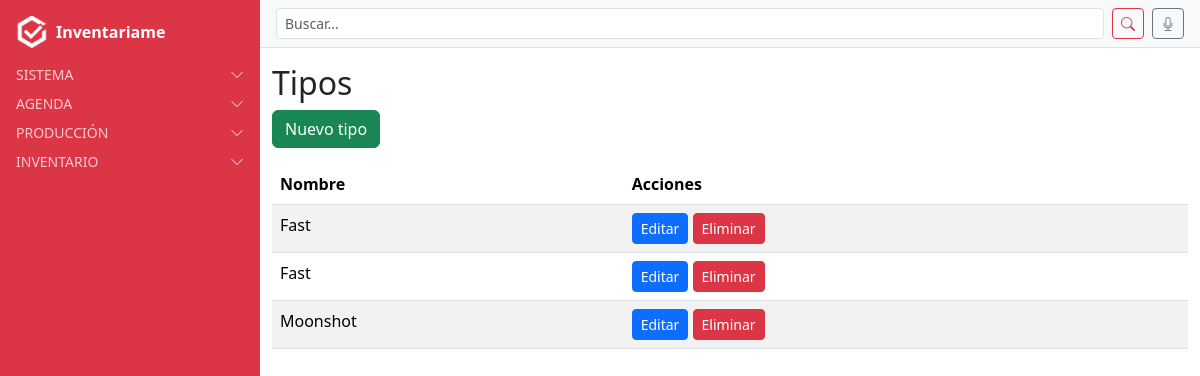
The page /referencias/tipos/ (signed in) on the database as committed earlier.
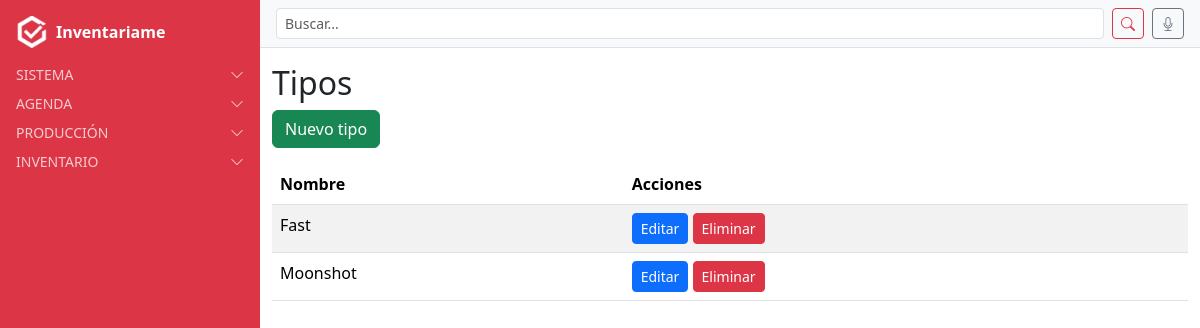
The same page on the database as committed later.
### referencias/models.py (models this page shows, shortened)
class Tipo(models.Model):
    nombre = models.CharField(max_length=50)
    class Meta:
        verbose_name = "Tipo"
        verbose_name_plural = "Tipos"

### referencias/views.py (the view)
# urls.py: path("tipos/", views.tipo_list, name="tipo_list"),
@login_required
def tipo_list(request):
    tipos = Tipo.objects.all()
    return render(request, "referencias/tipo_list.html", {"tipos": tipos})

### users/context_processors.py (called while the page is built)
def alertas_processor(request):
    if not request.user.is_authenticated:
        return {}
    ahora = timezone.now()
    proximas_con_recordatorio = Cita.objects.filter(
        usuario=request.user, recordatorio=True,
        fecha__gte=ahora, fecha__lte=ahora + timedelta(days=1)
    )
    if proximas_con_recordatorio.exists():
        return {"alertas": f"Tienes {proximas_con_recordatorio.count()} cita(s) con recordatorio en 24h"}
    return {}

### referencias/templates/referencias/tipo_list.html
{% extends "base.html" %}
{% block content_authenticated %}
<h2>Tipos</h2>
<a href="{% url 'tipo_nuevo' %}" class="btn btn-success mb-3">Nuevo tipo</a>
<table class="table table-striped">
  <thead>
    <tr>
      <th>Nombre</th>
      <th>Acciones</th>
    </tr>
  </thead>
  <tbody>
    {% for tipo in tipos %}
    <tr>
      <td>{{ tipo.nombre }}</td>
      <td>
        <a href="{% url 'tipo_editar' tipo.pk %}" class="btn btn-primary btn-sm">Editar</a>
        <a href="{% url 'tipo_eliminar' tipo.pk %}" class="btn btn-danger btn-sm">Eliminar</a>
      </td>
    </tr>
    {% empty %}
    <tr>
      <td colspan="2">No hay tipos registrados.</td>
    </tr>
    {% endfor %}
  </tbody>
</table>
{% endblock %}

Rows that differ between the two databases and show on the page:
removed Tipo: nombre "Fast"
